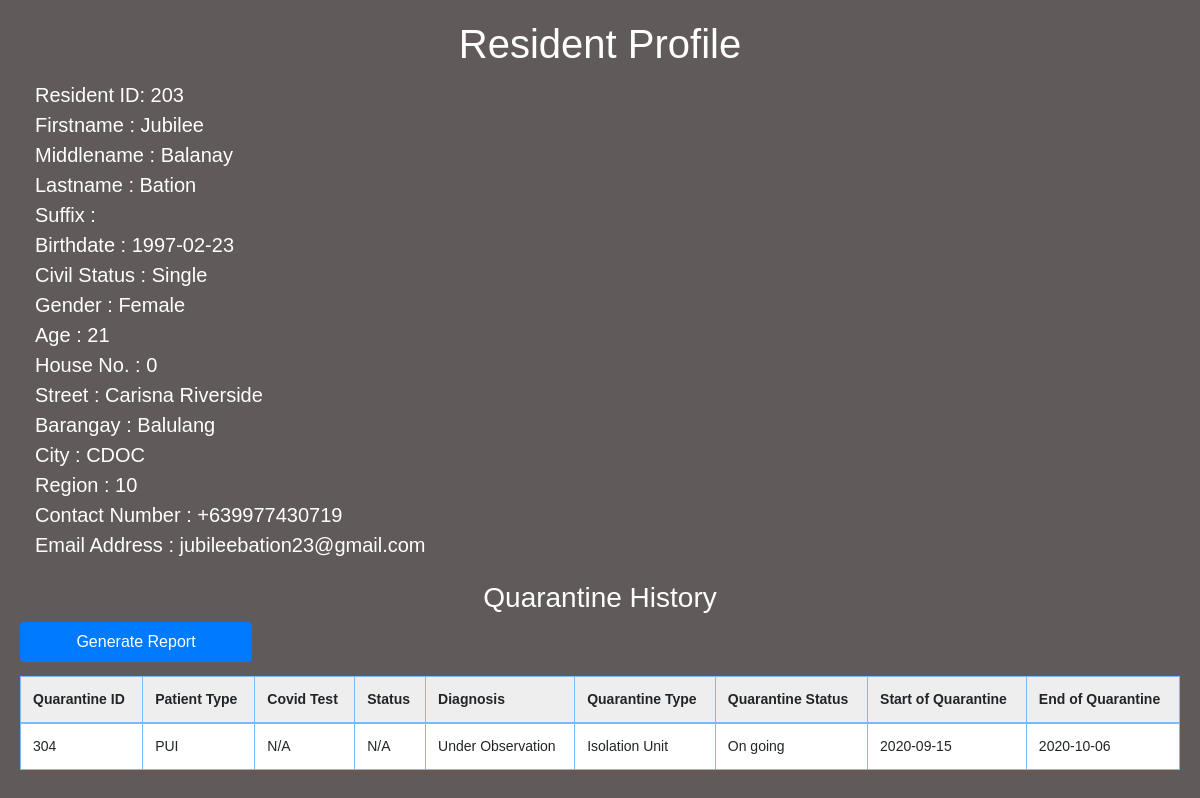
Page /resident-profile.php?ResidentID=203 on the committed database.
### tables this page shows
CREATE TABLE `tbl_resident` (
  `residentID` int(8) NOT NULL AUTO_INCREMENT,
  `residentFname` varchar(20) NOT NULL,
  `residentMname` varchar(20) NOT NULL,
  `residentLname` varchar(20) NOT NULL,
  `residentSuffix` varchar(20) DEFAULT NULL,
  `residentGender` varchar(20) NOT NULL,
  `residentBirthdate` date NOT NULL,
  `residentAge` int(3) NOT NULL,
  `residentCivilStatus` varchar(20) NOT NULL,
  `residentHouseno` int(20) DEFAULT NULL,
  `residentStreet` varchar(20) NOT NULL,
  `residentBrgy` varchar(20) NOT NULL,
  `residentCity` varchar(20) NOT NULL,
  `residentRegion` int(8) NOT NULL,
  `residentPhone` varchar(20) NOT NULL,
  `residentEmail` varchar(30) NOT NULL,
  PRIMARY KEY (`residentID`)
);

CREATE TABLE `tbl_patient` (
  `patientQrtnID` int(8) NOT NULL AUTO_INCREMENT,
  `residentID` int(8) NOT NULL,
  `patientTest` varchar(10) NOT NULL,
  `patientStatus` varchar(10) NOT NULL,
  `patientType` varchar(10) NOT NULL,
  `patientQrtnType` varchar(20) NOT NULL,
  `patientQrtnStatus` varchar(20) NOT NULL,
  `patientQrtnStart` date NOT NULL,
  `patientQrtnEnd` date NOT NULL,
  `patientDiagnosis` varchar(30) NOT NULL,
  PRIMARY KEY (`patientQrtnID`),
  KEY `residentIDFK` (`residentID`),
  CONSTRAINT `residentIDFK` FOREIGN KEY (`residentID`) REFERENCES `tbl_resident` (`residentID`) ON UPDATE CASCADE
);

### resident-profile.php (called while the page is built)
<?php
    include("includes/template/header.php");
    include_once('utilities/dbconnect.php');
    include("includes/template/resident-content.php");
    include("includes/template/footer.php");
?>

### includes/template/resident-content.php (the view, shortened to what this page needs)
<?php
    $ResidentID=$_GET['ResidentID'];
    $sql = "SELECT * FROM tbl_resident WHERE residentID = '$ResidentID'";
    $data = mysqli_query($conn, $sql);
    $fetchdata = mysqli_fetch_assoc($data);
    $ResidentID = $fetchdata['residentID'];
?>
<h1 style="color: #ffffff;">Resident Profile</h1>
<div class="container-fluid" style="color: #ffffff;font-size: 20px;">
    Resident ID:
    <?= $fetchdata['residentID']; ?><br>
    Firstname :
    <?= $fetchdata['residentFname']; ?><br>
    Middlename :
    <?= $fetchdata['residentMname']; ?><br>
    Lastname :
    <?= $fetchdata['residentLname']; ?><br>
    Suffix :
    <?= $fetchdata['residentSuffix']; ?><br>
    Birthdate :
    <?= $fetchdata['residentBirthdate']; ?><br>
    Civil Status :
    <?= $fetchdata['residentCivilStatus']; ?><br>
    Gender :
    <?= $fetchdata['residentGender']; ?><br>
    Age :
    <?= $fetchdata['residentAge']; ?><br>
    House No. :
    <?= $fetchdata['residentHouseno']; ?><br>
    Street :
    <?= $fetchdata['residentStreet']; ?><br>
    Barangay :
    <?= $fetchdata['residentBrgy']; ?><br>
    City :
    <?= $fetchdata['residentCity']; ?><br>
    Region :
    <?= $fetchdata['residentRegion']; ?><br>
    Contact Number :
    <?= $fetchdata['residentPhone']; ?><br>
    Email Address :
    <?= $fetchdata['residentEmail']; ?><br>
</div>
<br><h3 style="color: #ffffff;text-align: center;">Quarantine History</h3>
    <div>
        <form method="post" action="utilities/resgenerate-report.php">
            <input type="submit" name="generate" class="btn btn-primary" value="Generate Report" />
        </form>
    </div>
<div>
    <table id="data" class="table table-primary">
        <thead>
            <tr>
                <th>Quarantine ID</th>
                <th>Patient Type</th>
                <th>Covid Test</th>
                <th>Status</th>
                <th>Diagnosis</th>
                <th>Quarantine Type</th>
                <th>Quarantine Status</th>
                <th>Start of Quarantine</th>
                <th>End of Quarantine</th>
            </tr>
        </thead>
        <tbody>
            <?php
                $sql = "SELECT * FROM tbl_patient WHERE residentID = '$ResidentID'";
                $result = mysqli_query($conn, $sql);
                if(mysqli_num_rows($result) > 0){
                    while($row = mysqli_fetch_assoc($result)){
            ?>
                        <tr>
                            <td><?= $row['patientQrtnID']; ?></td>
                            <td><?= $row['patientType']; ?></td>
                            <td><?= $row['patientTest']; ?></td>
                            <td><?= $row['patientStatus']; ?></td>
                            <td><?= $row['patientDiagnosis']; ?></td>
                            <td><?= $row['patientQrtnType']; ?></td>
                            <td><?= $row['patientQrtnStatus']; ?></td>
                            <td><?= $row['patientQrtnStart']; ?></td>
                            <td><?= $row['patientQrtnEnd']; ?></td>
                        </tr>
            <?php
                    }
                }
            ?>
        </tbody>
    </table>
</div>

### css/style.css (style rules this page uses)
body { margin: 0; background-color: #fafafa; font-family: 'Open Sans'; }
input { margin: 15px auto; display: block; width: 50%; padding: 8px; border: 1px solid gray; }
body { margin: 20px; font-family: "Ubuntu", "Trebuchet MS", sans-serif; font-size: 14px; background-color: #f06868; }
table { border-collapse: collapse; margin: 1em 0; }
th, td { padding: 5px 10px; border: 1px solid #999; }
th { background-color: #eee; padding: 10px; }
input, select { font: inherit; margin: 0; padding: 4px; }
tr:nth-child(odd) > td { background-color: #ffffff; }
tr.odd > td { background-color: #ffffff; }
h1 { color: #007bff; text-align: center; margin: 1% 2% 1%; }
input { width: 20%; height: 40px; }

### rows in the picture
tbl_resident: residentID "203", residentFname "Jubilee", residentMname "Balanay", residentLname "Bation", residentBirthdate "1997-02-23", residentCivilStatus "Single", residentGender "Female", residentAge "21", residentHouseno "0", residentStreet "Carisna Riverside", residentBrgy "Balulang", residentCity "CDOC", residentRegion "10", residentPhone "+639977430719", residentEmail "jubileebation23@gmail.com"
tbl_patient: patientQrtnID "304", patientType "PUI", patientTest "N/A", patientStatus "N/A", patientDiagnosis "Under Observation", patientQrtnType "Isolation Unit", patientQrtnStatus "On going", patientQrtnStart "2020-09-15", patientQrtnEnd "2020-10-06"
